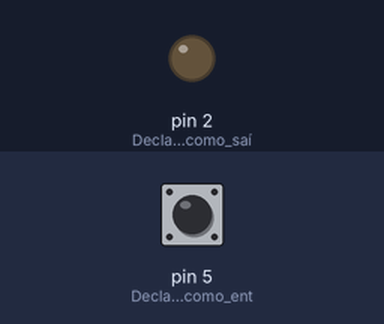
A sketch run on a simulated Arduino Uno, built with avr-gcc and run on an emulated ATmega328P. Parts: output pins drawn as LEDs (lit = HIGH). Inputs (shaded band) come from the test bench; at power-on: pin 5 (Declara_o_pino_5_como_ent) HIGH.

Above: at 1.2 s.
1.3 s: pin 5 (Declara_o_pino_5_como_ent) pulled LOW for 0.15 s
At 1.37 s:
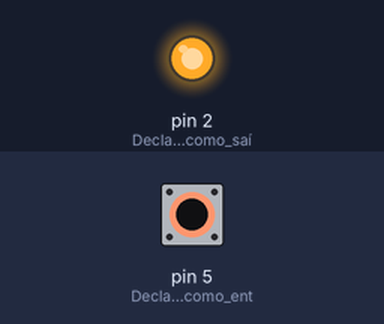
2.9 s: pin 5 (Declara_o_pino_5_como_ent) pulled LOW for 3.2 s
At 7.1 s:
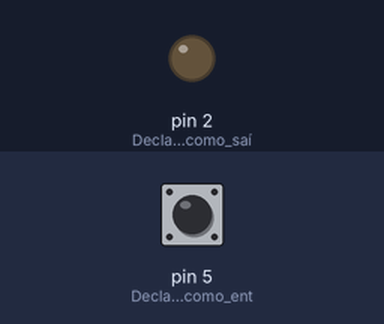
Timing chart, 0 to 8.6 s (numbered marks = the images above; inputs shaded):
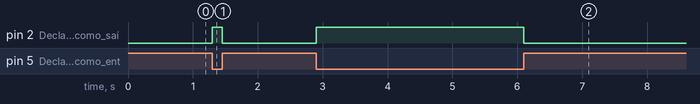

The sketch:

Exercicio3-Bot_oLigaLED.ino
```cpp
void setup() {// Aqui coloque os códigos que vão rodar somente uma vez ao ligar o Arduino ou a resetá-lo
    pinMode(2, OUTPUT);// Declara o pino 2 como saída digital
    pinMode(5, INPUT_PULLUP);// Declara o pino 5 como entrada digital com resistor de pull-up interno
}
// Comentario

/*
Comentarios
comentarios
 */
void loop() {
    // Aqui coloque os códigos que vão rodar infinitamente até que o arduino seja desligado
    if(digitalRead(5) == 0){ // Se pressionei o botão
        digitalWrite(2, HIGH);// Liga o LED ligado ao pino 2
    }else{//Se não
        digitalWrite(2, LOW);// Desliga o LED ligado ao pino 2
    }
}
```

Measured:
- after the input at 1.3 s, pin 2 (Declara_o_pino_2_como_saí): LOW → HIGH at once, → LOW 0.15 s later
- after the input at 2.9 s, pin 2 (Declara_o_pino_2_como_saí): LOW → HIGH at once, → LOW 3.2 s later
